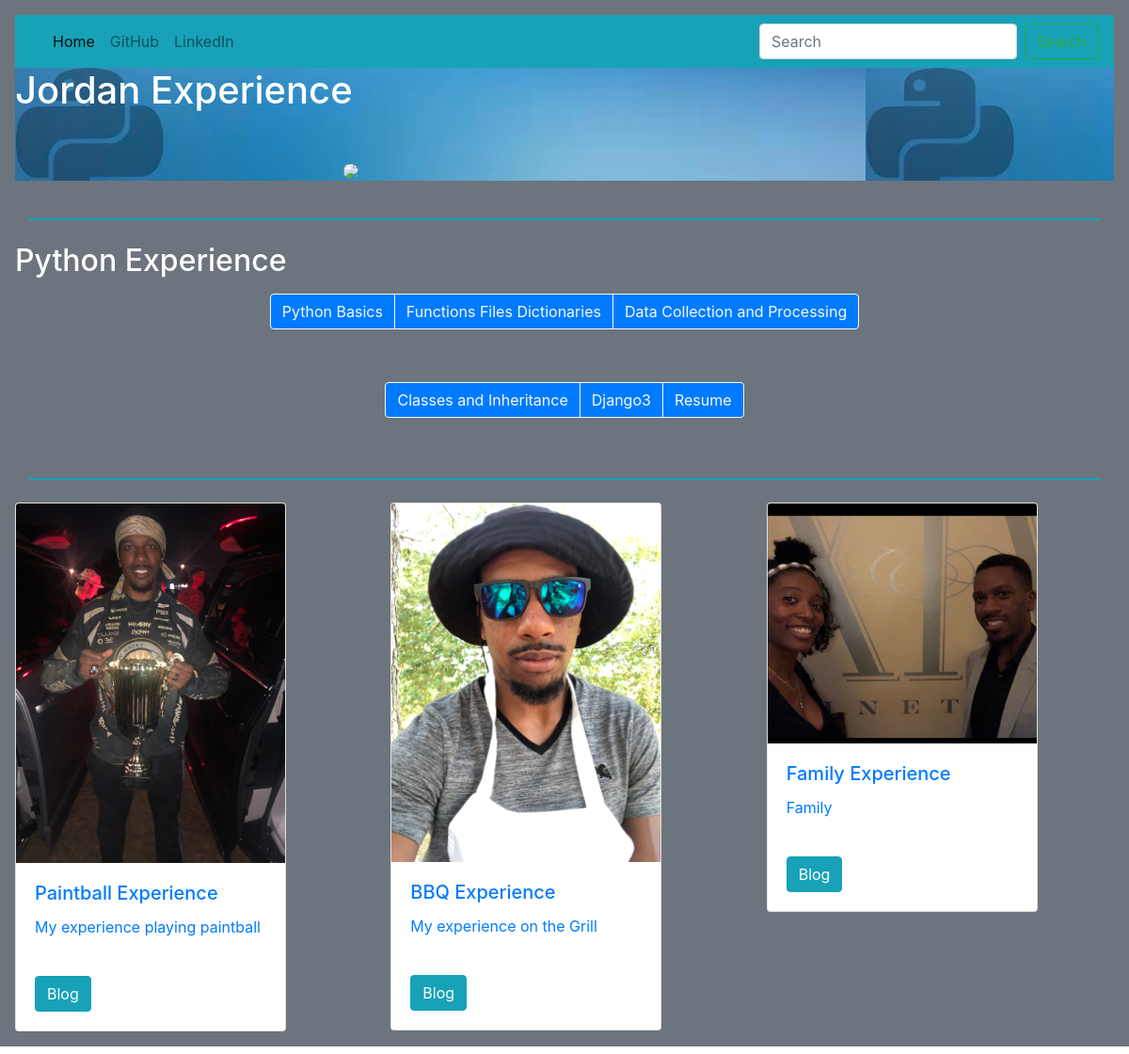
Before: / with the older database file.
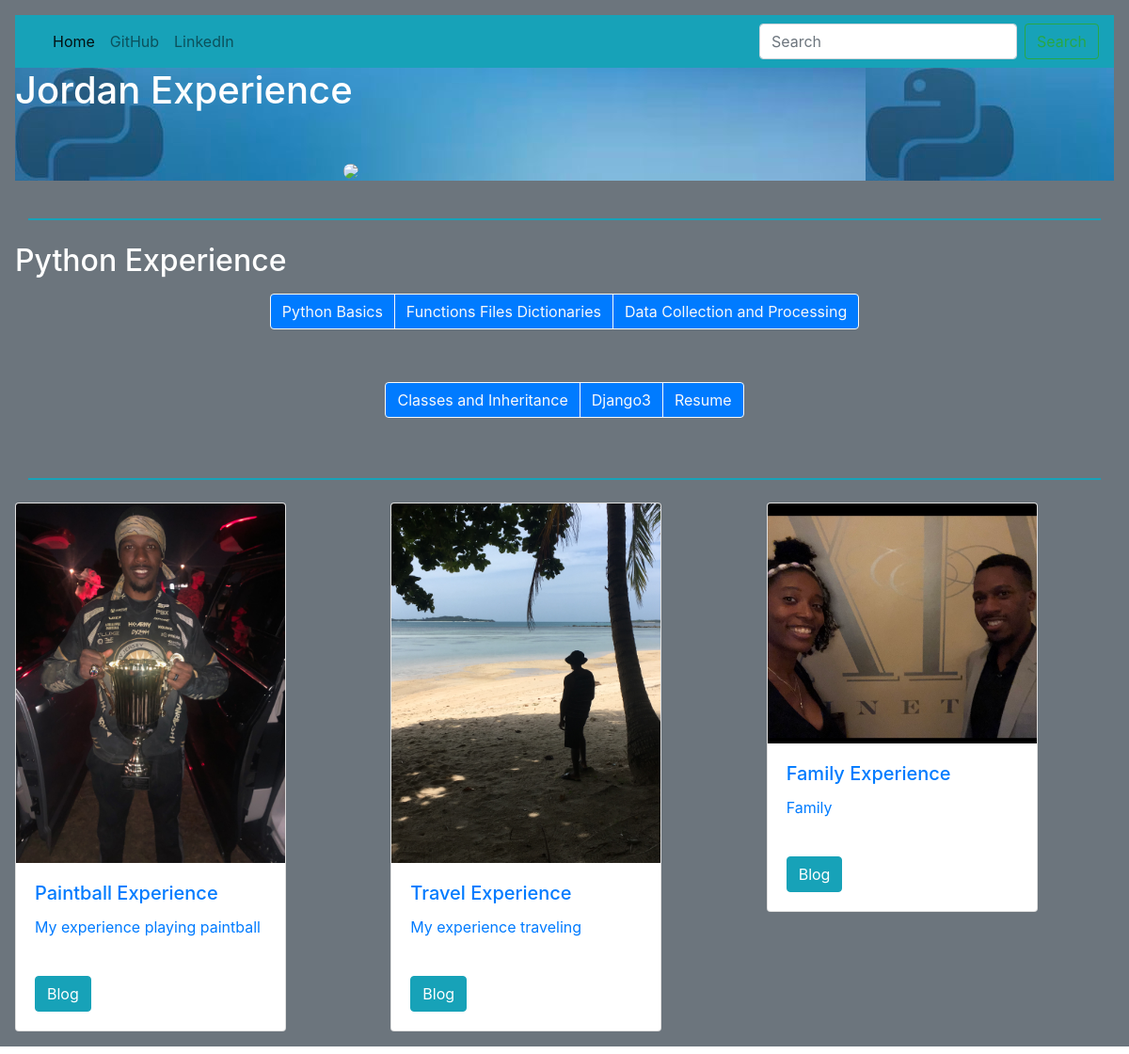
After: the same page with the newer database file.
### portfolio/models.py (models this page shows, shortened)
class Project(models.Model):
    title = models.CharField(max_length = 100)
    description = models.CharField(max_length = 150)
    image = models.ImageField(upload_to = 'portfolio/images/')
    url = models.URLField(blank=True)

### portfolio/views.py (the view)
# urls.py: 2. Add a URL to urlpatterns:  path('', views.home, name='home')
def home(request):
    projects = Project.objects.all()
    return render(request, 'main/home.html', {'projects':projects})

### portfolio/templates/main/home.html (shortened to what this page needs)
{% extends 'main/base.html' %}
{% block content %}
{% load static %}
<div class="back" style="background-image: url({% static 'portfolio/blueground.jpg' %})">
    <h1>Jordan Experience</h1>
    <br>
  <div class="row justify-content-center my-3">
    <div class="col-5">
      <img src="{% static 'portfolio/curacao.jpg' %}" class="img-fluid rounded-circle" >
    </div>
</div>
</div>
    <br>
    <div class="container-lg border border-info"></div>
<br>
<h2>Python Experience</h2>
<div class="row justify-content-center my-3">
<div class="btn-group" role="group" aria-label="Basic example">
  <a href="{% static 'portfolio/Python Basics Cert.pdf' %}"<button type="button" class="btn btn-primary btn btn-outline-light">Python Basics</button></a>
  <a href="{% static 'portfolio/Coursera Python Cert.pdf' %}"<button type="button" class="btn btn-primary btn btn-outline-light">Functions Files Dictionaries</button></a>
  <a href="{% static 'portfolio/Coursera Python Cert 2.pdf' %}"<button type="button" class="btn btn-primary btn btn-outline-light">Data Collection and Processing</button></a>
</div>
</div>
<br>
<div class="row justify-content-center my-3">
<div class="btn-group" role="group" aria-label="Basic example">
  <a href="{% static 'portfolio/Coursera Python Cert 3.pdf' %}"<button type="button" class="btn btn-primary btn btn-outline-light"> Classes and Inheritance</button></a>
  <a href="{% static 'portfolio/django3 cert.pdf' %}"<button type="button" class="btn btn-primary btn btn-outline-light">Django3</button></a>
  <a href="{% static 'portfolio/JordanBondResume2020.pdf' %}"<button type="button" class="btn btn-primary btn btn-outline-light">Resume</button></a>
</div>
</div>
<br>
<br>
    <div class="container-lg border border-info"></div>
<br>
<div class="row">
    {% for project in projects %}
     <div class="col-lg-4 col-md-6">
    <div class="card text-primary" style="width: 18rem;">
  <img src="{{ project.image.url }}" class="card-img-top" alt="...">
  <div class="card-body">
    <h5 class="card-title">{{ project.title }}</h5>
    <p class="card-text">{{ project.description }}</p>
  </div>
  <div class="card-body">
    <a href="{% url 'blog:all_blogs' %}" class="card-link"><button type="button" class="btn btn-info">Blog</button></a>
  </div>
  </div>
</div>
    {% endfor %}
</div>
{% endblock %}

### portfolio/templates/main/base.html (shortened to what this page needs)
<!doctype html>
<html lang="en">
  <head>
    <link rel="stylesheet" href="https://stackpath.bootstrapcdn.com/bootstrap/4.5.0/css/bootstrap.min.css">
    {% load static %}
  </head>
  <body>
    <div class="p-3 mb-2 bg-secondary text-white">
    <nav class="navbar navbar-expand-lg navbar-light bg-info">
  <div class="collapse navbar-collapse" id="navbarSupportedContent">
    <ul class="navbar-nav mr-auto">
      <li class="nav-item active">
        <a class="nav-link" href="{% url 'home' %}">Home <span class="sr-only">(current)</span></a>
      </li>
      <li class="nav-item">
        <a class="nav-link" href="https://github.com/jbond21">GitHub</a>
      </li>
      <li class="nav-item">
        <a class="nav-link" href="https://www.linkedin.com/in/jordan-bond-50878039">LinkedIn</a>
      </li>
    </ul>
    <form class="form-inline my-2 my-lg-0">
      <input class="form-control mr-sm-2" type="search" placeholder="Search" aria-label="Search">
      <button class="btn btn-outline-success my-2 my-sm-0" type="submit">Search</button>
    </form>
  </div>
</nav>
{% block content%}{% endblock %}
  </body>
</html>

Changed rows visible on the page:
changed Project: image: a different picture; title "BBQ Experience" → "Travel Experience"; description "My experience on the Grill" → "My experience traveling"
